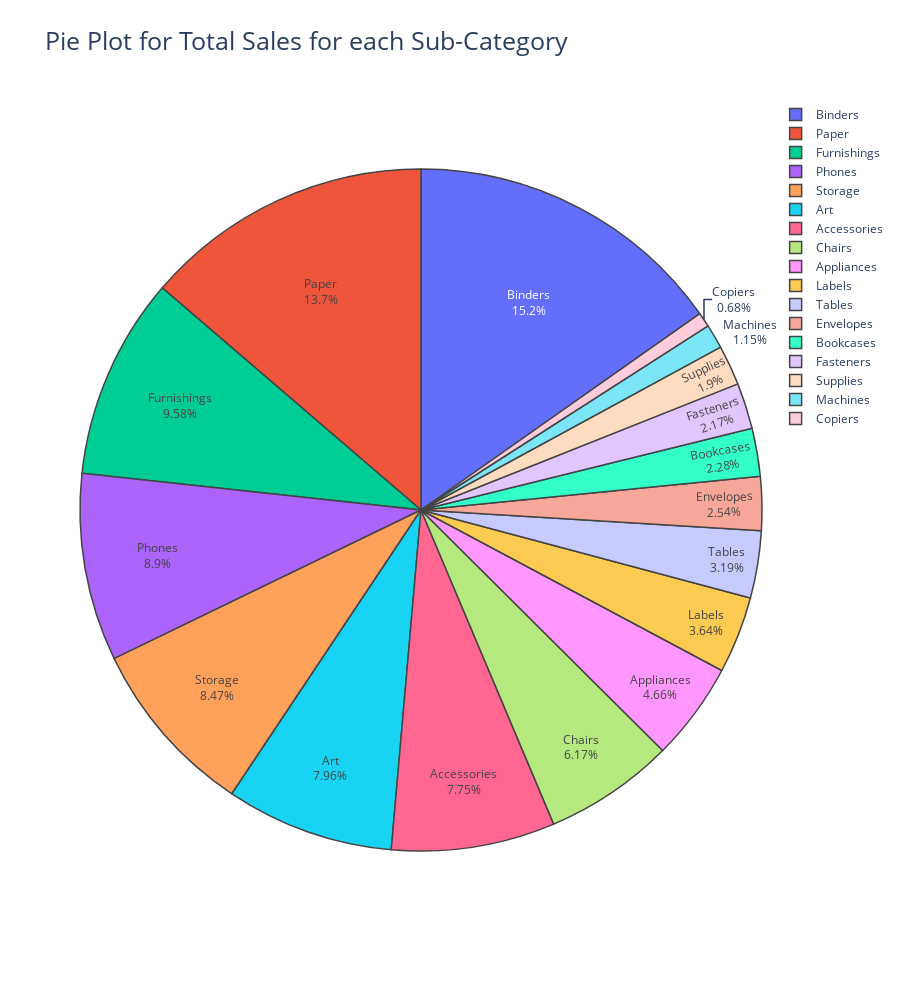

The notebook cell this image was saved under:
### Markdown cell above
in general

### Code cell
import plotly.graph_objects as go
from plotly.offline import iplot

data=go.Pie(labels=df['Sub-Category'].value_counts().index,
            values=df['Sub-Category'].value_counts(),
            textinfo='label+percent',
            hoverinfo='label+percent',
            marker=dict(line=dict(width=1.5)))

layout=go.Layout(title='Pie Plot for Total Sales for each Sub-Category',
                 titlefont=dict(size=25),
                 height=1000)

iplot(dict(data=data,layout=layout))

### Figure 1 — Plotly figure (JSON) as saved in the notebook; plotly's stock layout.template omitted (floating-point values rounded to 4 significant figures)
{"data": [{"hoverinfo": "label+percent", "labels": ["Binders", "Paper", "Furnishings", "Phones", "Storage", "Art", "Accessories", "Chairs", "Appliances", "Labels", "Tables", "Envelopes", "Bookcases", "Fasteners", "Supplies", "Machines", "Copiers"], "marker": {"line": {"width": 1.5}}, "textinfo": "label+percent", "type": "pie", "values": [1523, 1370, 957, 889, 846, 796, 775, 617, 466, 364, 319, 254, 228, 217, 190, 115, 68]}], "layout": {"height": 1000, "title": {"font": {"size": 25}, "text": "Pie Plot for Total Sales for each Sub-Category"}}}
